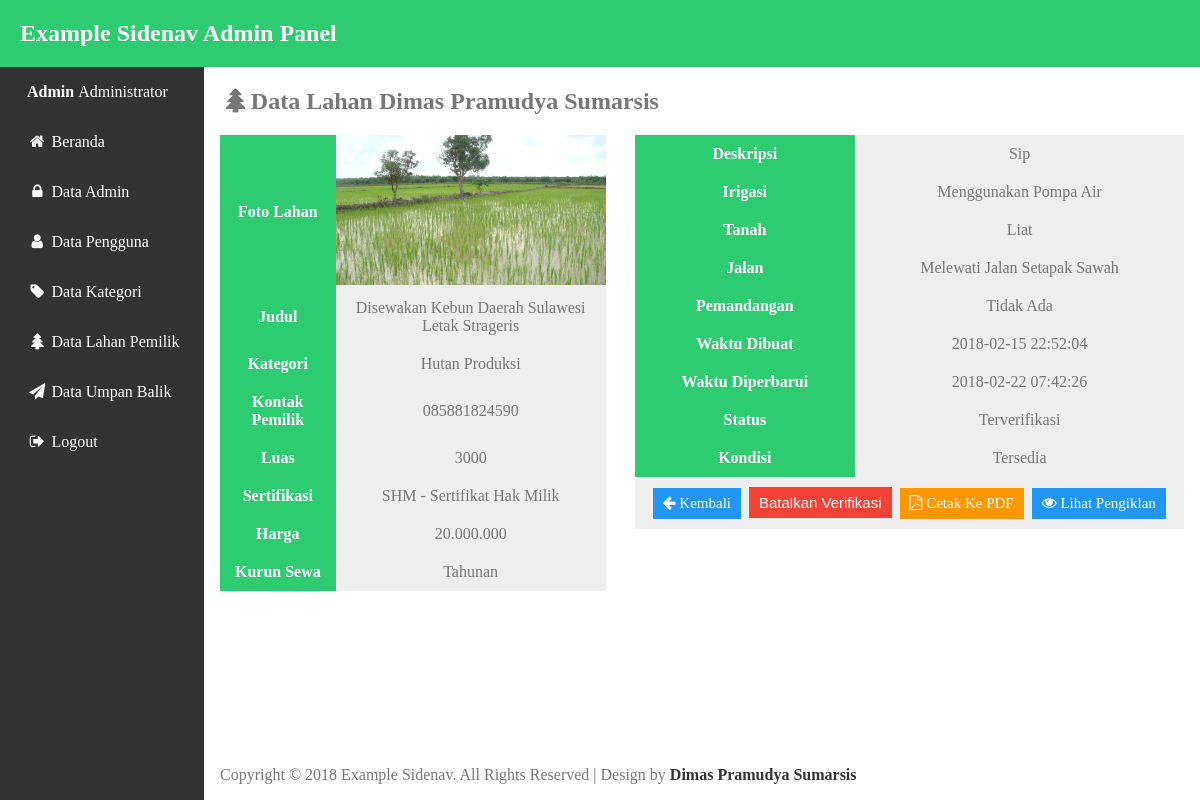
Before: /adm/fieldView.php?id_lahan=24 (signed in) with the older database file.
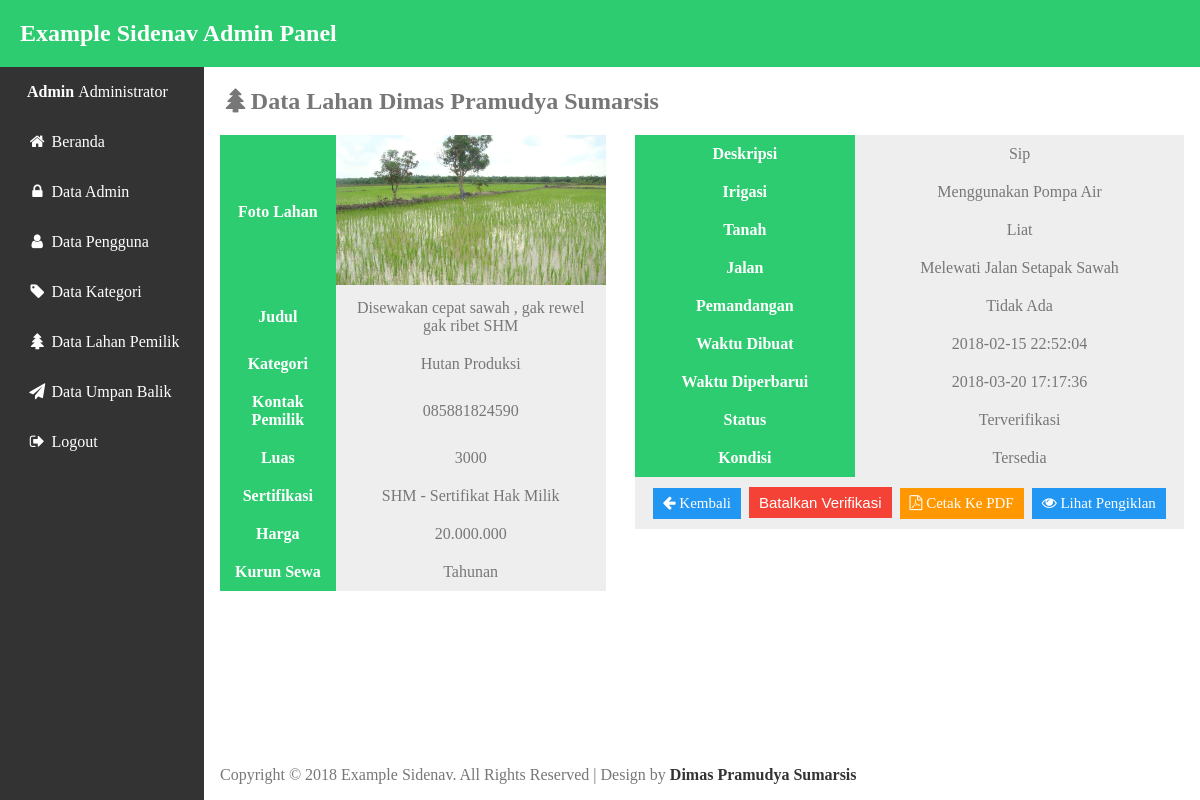
After: the same page with the newer database file.
### tables this page shows
CREATE TABLE `tb_lahan` (
  `id_lahan` int(11) NOT NULL,
  `id_user` int(11) NOT NULL,
  `id_kategori` int(11) NOT NULL,
  `judul` varchar(100) NOT NULL,
  `alamat_lahan` varchar(100) NOT NULL,
  `luas` varchar(7) NOT NULL,
  `sertifikasi` varchar(60) NOT NULL,
  `deskripsi` text NOT NULL,
  `harga` int(11) NOT NULL,
  `kurun_sewa` varchar(10) NOT NULL,
  `status` varchar(20) NOT NULL,
  `kondisi` varchar(10) NOT NULL,
  `fasilitas_irigasi` varchar(60) NOT NULL,
  `fasilitas_tanah` varchar(60) NOT NULL,
  `fasilitas_jalan` varchar(60) NOT NULL,
  `fasilitas_pemandangan` varchar(60) NOT NULL,
  `foto_lahan` varchar(255) NOT NULL,
  `fieldCreate_at` varchar(100) DEFAULT NULL,
  `fieldUpdate_at` varchar(100) DEFAULT NULL
);

CREATE TABLE `tb_user` (
  `id_user` int(8) NOT NULL,
  `nama_depan` varchar(15) NOT NULL,
  `nama_belakang` varchar(60) NOT NULL,
  `email` varchar(60) NOT NULL,
  `password` varchar(255) NOT NULL,
  `alamat` varchar(100) NOT NULL,
  `telepon` varchar(13) NOT NULL,
  `profesi` varchar(20) NOT NULL,
  `foto` varchar(200) NOT NULL,
  `create_at` varchar(100) DEFAULT NULL,
  `update_at` varchar(100) DEFAULT NULL
);

CREATE TABLE `tb_kategori` (
  `id_kategori` int(11) NOT NULL,
  `kategori` varchar(20) NOT NULL,
  `create_at` varchar(100) DEFAULT NULL,
  `update_at` varchar(100) DEFAULT NULL
);

### adm/fieldView.php (the view, shortened to what this page needs)
<?php
    require_once "db.php";
    require_once "Admin.php";
    if(isset($_GET["id_lahan"])){
        $id = $_GET['id_lahan'];
        $sql = "SELECT * FROM tb_lahan INNER JOIN tb_user ON tb_lahan.id_user=tb_user.id_user INNER JOIN tb_kategori ON tb_lahan.id_kategori=tb_kategori.id_kategori WHERE id_lahan =:id_lahan";
        $stmt = $db->prepare($sql);
        $stmt->execute([':id_lahan'=>$id]);
        $data = $stmt->fetch();
    }else{
      header("Location: fieldData.php");
    }
 ?>
<!DOCTYPE html>
<html>
<head>
<link rel="stylesheet" type="text/css" href="css/style.css">
<link rel="stylesheet" href="css/font-awesome.min.css">
</head>
<body>
<?php include "template/header.php"; ?>
<div class="wrapper">
  <div class="content">
    <h2><i class="fa fa-tree fa-fw" aria-hidden="true"></i>Data Lahan <?php echo $data['nama_depan'] . "&nbsp;" . $data['nama_belakang']; ?></h2>
      <table class="table-data">
        <tr><th class="data-column">Foto Lahan</th><td style="padding: 0px 0px;"><img src="../ui/images/<?php echo $data['foto_lahan'] ?>" width="100%" height="150px"></td></tr>
        <tr><th class="data-column">Judul</th><td><?php echo $data['judul']?></td></tr>
        <tr><th>Kategori</th><td><?php echo $data['kategori']; ?></td></tr>
        <tr><th>Kontak Pemilik</th><td><?php echo $data['telepon']; ?></td></tr>
        <tr><th>Luas</th><td><?php echo $data['luas']; ?></td></tr>
        <tr><th>Sertifikasi</th><td><?php echo $data['sertifikasi']; ?></td></tr>
        <tr><th>Harga</th><td><?php echo number_format($data['harga'], 0, ',', '.'); ?></td></tr>
        <tr><th>Kurun Sewa</th><td><?php echo $data['kurun_sewa']; ?></td></tr>
      </table>
      <table class="table-data-kanan">
        <tr><th>Deskripsi</th><td><?php echo $data['deskripsi']; ?></td></tr>
        <tr><th>Irigasi</th><td><?php echo $data['fasilitas_irigasi']; ?></td></tr>
        <tr><th>Tanah</th><td><?php echo $data['fasilitas_tanah']; ?></td></tr>
        <tr><th>Jalan</th><td><?php echo $data['fasilitas_jalan']; ?></td></tr>
        <tr><th>Pemandangan</th><td><?php echo $data['fasilitas_pemandangan']; ?></td></tr>
        <tr><th>Waktu Dibuat</th><td><?php echo $data['fieldCreate_at']; ?></td></tr>
        <tr><th>Waktu Diperbarui</th><td><?php echo $data['fieldUpdate_at']; ?></td></tr>
        <tr><th>Status</th><td><?php echo $data['status']; ?></td></tr>
        <tr><th>Kondisi</th><td><?php echo $data['kondisi']; ?></td></tr>
        <form action="fieldProses.php" method="post">
        <tr>
            <td colspan=2>
                <a href="fieldData.php" class="btn act info" title="Kembali"><i class="fa fa-arrow-left"></i> Kembali</a>
                <?php if($data['status'] == "Terverifikasi"){?>
                    <input type="submit" name="kirim-edit" class="btn act danger" value="Batalkan Verifikasi">
                <?php }else{ ?>
                    <input type="hidden" name="id_lahan" value="<?php echo $data['id_lahan'] ?>">
                    <input type="hidden" name="status" value="Terverifikasi">
                    <input type="submit" name="kirim-edit" class="btn act success" value="Verifikasi Iklan Ini">
                <?php } ?>
                <a href="fpdf/FieldPDF.php?id_lahan=<?php echo $data['id_lahan'] ?>" target="_blank" class="btn act warning" title="Kembali"><i class="fa fa-file-pdf-o"></i> Cetak Ke PDF</a>
                <a href="userView.php?id_user=<?php echo $data['id_user'] ?>" class="btn act info" title="Lihat Pengiklan"><i class="fa fa-eye"></i> Lihat Pengiklan</a>
        </td></tr>
        </form>
      </table>
    <?php include "template/footer.php"; ?>
</div>
</body>
</html>

Changed rows visible on the page:
changed tb_lahan "SHM - Sertifikat Hak Milik": judul "Disewakan Kebun Daerah Sulawesi Letak Strageris" → "Disewakan cepat sawah , gak rewel gak ribet SHM"; fieldUpdate_at "2018-02-22 07:42:26" → "2018-03-20 17:17:36"
